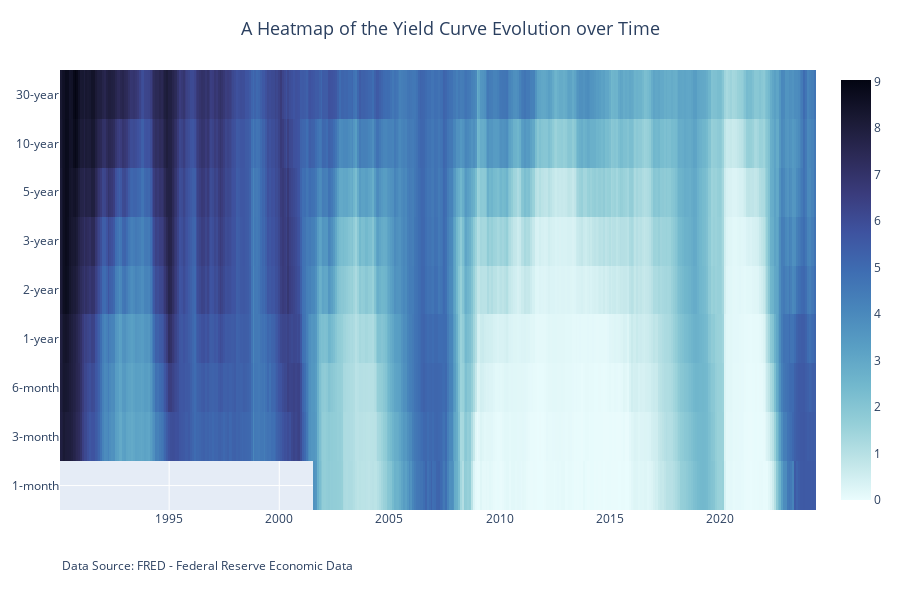

Here is the notebook cell this chart was saved with:
### Code cell
data = data.iloc[::-1]  # to reverse order of rows in a df

fig = go.Figure(data=[go.Heatmap(z=data.values,
                                    x=data.columns,
                                    y=data.index,
                                    colorscale='ice',
                                    zmin=-3,
                                    showscale=True,
                                    reversescale=True,
                                    hovertemplate='<br>Date: %{x}' + \
                                                '<br>Maturity: %{y}' + \
                                                '<br>Yield: %{z:.2f}<extra></extra>',
                                    )])

fig.update_xaxes(title=None)
fig.update_layout(title='A Heatmap of the Yield Curve Evolution over Time',
                    title_x=0.5,
                    title_font=dict(size=18),
                    autosize=True,
                    # width=1200,
                    height=600,
                    coloraxis_showscale=False,
                    margin=dict(t=70, b=90, l=20, r=20),
                    annotations=[
                        dict(
                            text="Data Source: FRED - Federal Reserve Economic Data",
                            x=0,
                            y=-0.15,
                            xref="paper",
                            yref="paper",
                            showarrow=False
                        )
                    ]
                    )


fig.show()

### Figure 1 — Plotly figure (JSON) as saved in the notebook; plotly's stock layout.template omitted (floating-point values rounded to 4 significant figures; data arrays with more than 128 entries replaced by an {"elided": "..."} marker saying what was removed)
{"data": [{"colorscale": [[0, "rgb(3, 5, 18)"], [0.09091, "rgb(25, 25, 51)"], [0.1818, "rgb(44, 42, 87)"], [0.2727, "rgb(58, 60, 125)"], [0.3636, "rgb(62, 83, 160)"], [0.4545, "rgb(62, 109, 178)"], [0.5455, "rgb(72, 134, 187)"], [0.6364, "rgb(89, 159, 196)"], [0.7273, "rgb(114, 184, 205)"], [0.8182, "rgb(149, 207, 216)"], [0.9091, "rgb(192, 229, 232)"], [1, "rgb(234, 252, 253)"]], "hovertemplate": "<br>Date: %{x}<br>Maturity: %{y}<br>Yield: %{z:.2f}<extra></extra>", "reversescale": true, "showscale": true, "type": "heatmap", "x": {"elided": "412 str values"}, "y": ["1-month", "3-month", "6-month", "1-year", "2-year", "3-year", "5-year", "10-year", "30-year"], "z": {"elided": "9x412 float values"}, "zmin": -3}], "layout": {"annotations": [{"showarrow": false, "text": "Data Source: FRED - Federal Reserve Economic Data", "x": 0, "xref": "paper", "y": -0.15, "yref": "paper"}], "autosize": true, "coloraxis": {"showscale": false}, "height": 600, "margin": {"b": 90, "l": 20, "r": 20, "t": 70}, "title": {"font": {"size": 18}, "text": "A Heatmap of the Yield Curve Evolution over Time", "x": 0.5}, "xaxis": {"title": {}}}}
